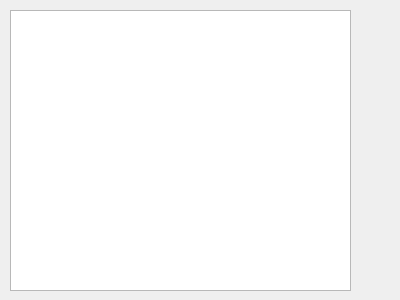
<?xml version="1.0" encoding="UTF-8"?>
<ui version="4.0">
 <class>EditFrom</class>
 <widget class="QWidget" name="EditFrom">
  <property name="geometry">
   <rect>
    <x>0</x>
    <y>0</y>
    <width>400</width>
    <height>300</height>
   </rect>
  </property>
  <property name="windowTitle">
   <string>Form</string>
  </property>
  <widget class="QTableWidget" name="tableWidget">
   <property name="geometry">
    <rect>
     <x>10</x>
     <y>10</y>
     <width>341</width>
     <height>281</height>
    </rect>
   </property>
  </widget>
 </widget>
 <resources/>
 <connections/>
</ui>
